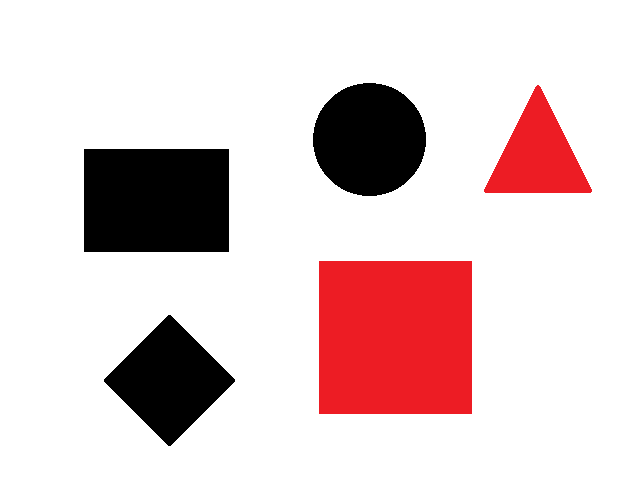
#> input picture shapes.png, 640 x 480 px, given in place of the camera
$ python shapeD.py
#> lines starting #> are read from the running program, lines starting #| are printed output that depends on the picture; after the words box and inside, x2 and y2 are one past the last pixel; in counts of white or black regions, pixels touching at a corner belong together
import cv2
import numpy as np

#定义形状检测函数
def ShapeDetection(img):
    contours,hierarchy = cv2.findContours(img,cv2.RETR_EXTERNAL,cv2.CHAIN_APPROX_NONE)  #寻找轮廓点
    for obj in contours:
        area = cv2.contourArea(obj)  #计算轮廓内区域的面积
        cv2.drawContours(imgContour, obj, -1, (255, 0, 0), 4)  #绘制轮廓线
        perimeter = cv2.arcLength(obj,True)  #计算轮廓周长
        approx = cv2.approxPolyDP(obj,0.02*perimeter,True)  #获取轮廓角点坐标
        CornerNum = len(approx)   #轮廓角点的数量
        x, y, w, h = cv2.boundingRect(approx)  #获取坐标值和宽度、高度

        #轮廓对象分类
        if CornerNum ==3: objType ="triangle"
        elif CornerNum == 4:
            if w==h: objType= "Square"
            else:objType="Rectangle"
        elif CornerNum>4: objType= "Circle"
        else:objType="N"
        if h>20 and w>20:
            cv2.rectangle(imgContour,(x,y),(x+w,y+h),(0,0,255),2)  #绘制边界框
            cv2.putText(imgContour,objType,(x+(w//2),y+(h//2)),cv2.FONT_HERSHEY_COMPLEX,0.6,(0,0,0),1)  #绘制文字

path = "shapes.png"
cap=cv2.VideoCapture(0)
if __name__ == "__main__":
    while True:
        _,img = cap.read()
#> img is the input picture: shape (480, 640, 3); mean B, G, R 205.9, 205.1, 225.2
        imgContour = img.copy()

        imgGray = cv2.cvtColor(img,cv2.COLOR_RGB2GRAY)  #转灰度图
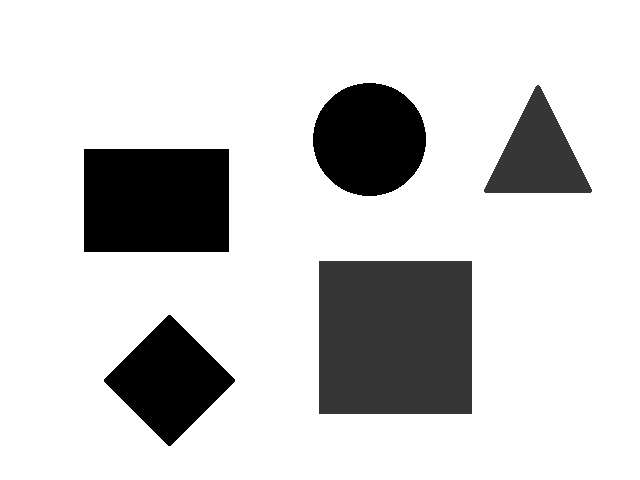
#> imgGray: shape (480, 640); min 0, max 255, mean 207.6
        imgBlur = cv2.GaussianBlur(imgGray,(5,5),1)  #高斯模糊
        imgCanny = cv2.Canny(imgBlur,60,60)  #Canny算子边缘检测
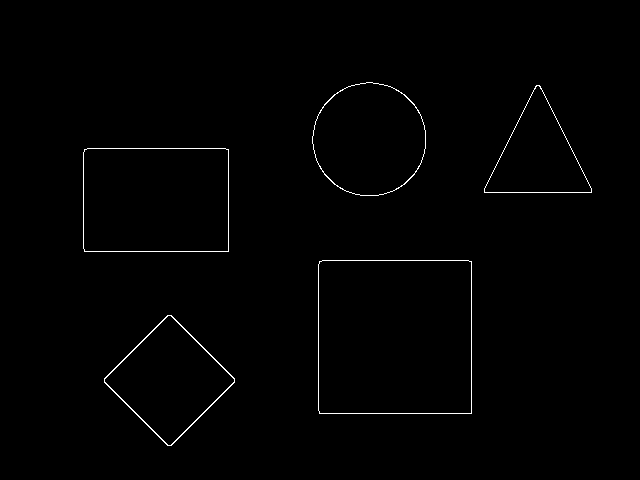
#> imgCanny: shape (480, 640); 0.76% white in thin lines or dots, all inside (x1, y1, x2, y2) = (83, 82, 592, 446)
        ShapeDetection(imgCanny)  #形状检测
#> in ShapeDetection, `contours,hierarchy = cv2.findContours(img,cv2.RETR_EXTERNAL,cv2.CHAIN_..`: contours = 5 contours; box (x1, y1, x2, y2) and area: (318, 260, 472, 414) 23398, (83, 148, 229, 252) 14924, (312, 82, 426, 196) 10039, (104, 315, 235, 446) 8962, (484, 85, 592, 193) 6093
#> the loop in ShapeDetection, `for obj in contours:` made 5 passes
#> (area, perimeter, approx, CornerNum, x, y, w, h) on passes 1 to 4: (8962, 372.4, [[167, 315], [104, 382], [171, 445], [234, 378]], 4, 104, 315, 131, 131), (23398, 609.7, [[319, 261], [319, 413], [471, 413], [471, 261]], 4, 319, 261, 153, 153), (14924, 493.7, [[84, 149], [84, 251], [228, 251], [228, 149]], 4, 84, 149, 145, 103), (6093, 367.1, [[536, 85], [484, 192], [591, 192]], 3, 484, 85, 108, 108)
#> (area, perimeter, CornerNum, x, y, w, h, objType) on pass 5: (10039, 374.7, 8, 312, 82, 114, 114, 'Circle')
#> after the loop in ShapeDetection, `for obj in contours:`:
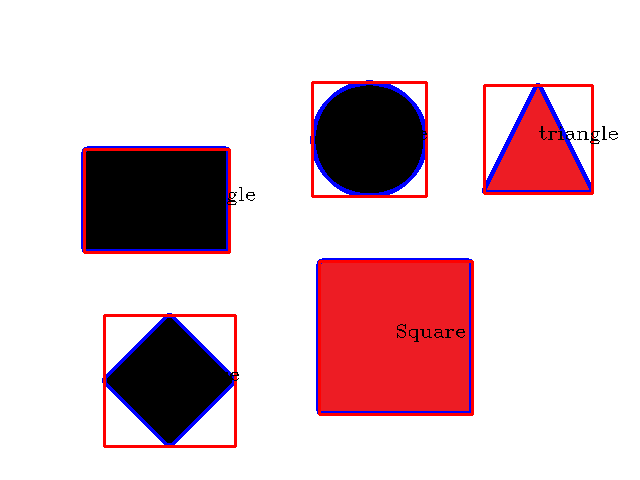
#> imgContour: shape (480, 640, 3); 4.55% of pixels changed, all inside (x1, y1, x2, y2) = (81, 80, 618, 448)

        cv2.imshow("Original img", img)
        cv2.imshow("imgCanny", imgCanny)
        cv2.imshow("shape Detection", imgContour)

        if cv2.waitKey(1) & 0xFF == ord('q'):
#> (key q is pressed here)
            break
    cap.release()
